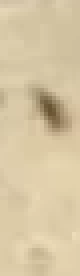
#> input picture MODUL ESKTRAKSI FITUR DAN FEATURE DETECTION/Semut.jpg, 20 x 69 px, found by its file name (shown 4 times larger)
$ python 'Menghitung deteksi sawit dengan template matching 1.py'
#> lines starting #> are read from the running program, lines starting #| are printed output that depends on the picture
# tampilkan kedua gambar
import cv2
from matplotlib import pyplot as plt
# panggil dan konversi warna agar sesuai dengan Matplotlib
semut = cv2.imread('semut.jpg')
#> semut is the input picture: shape (69, 20, 3); mean B, G, R 163.3, 197.8, 214.4
semut = cv2.cvtColor(semut, cv2.COLOR_BGR2RGB)
# panggil dan konversi warna agar sesuai dengan Matplotlib
keluarga_semut = cv2.imread('keluarga semut.jpg')
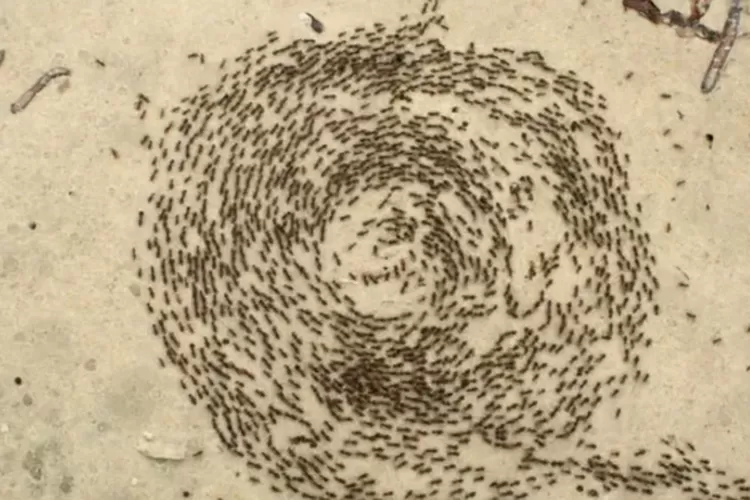
#> input picture MODUL ESKTRAKSI FITUR DAN FEATURE DETECTION/keluarga semut.jpg, 750 x 500 px
#> keluarga_semut is the input picture: shape (500, 750, 3); mean B, G, R 133.4, 165.3, 182.5
keluarga_semut = cv2.cvtColor(keluarga_semut, cv2.COLOR_BGR2RGB)
plt.subplot(121),plt.imshow(semut), plt.title('semut')
plt.subplot(122),plt.imshow(keluarga_semut), plt.title('keluarga semut')
plt.show()
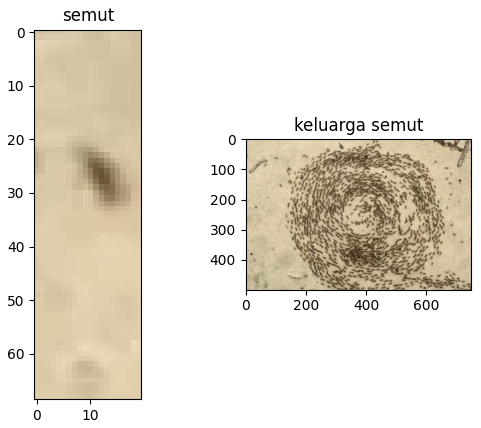
#> figure drawn by matplotlib, 2 panels
